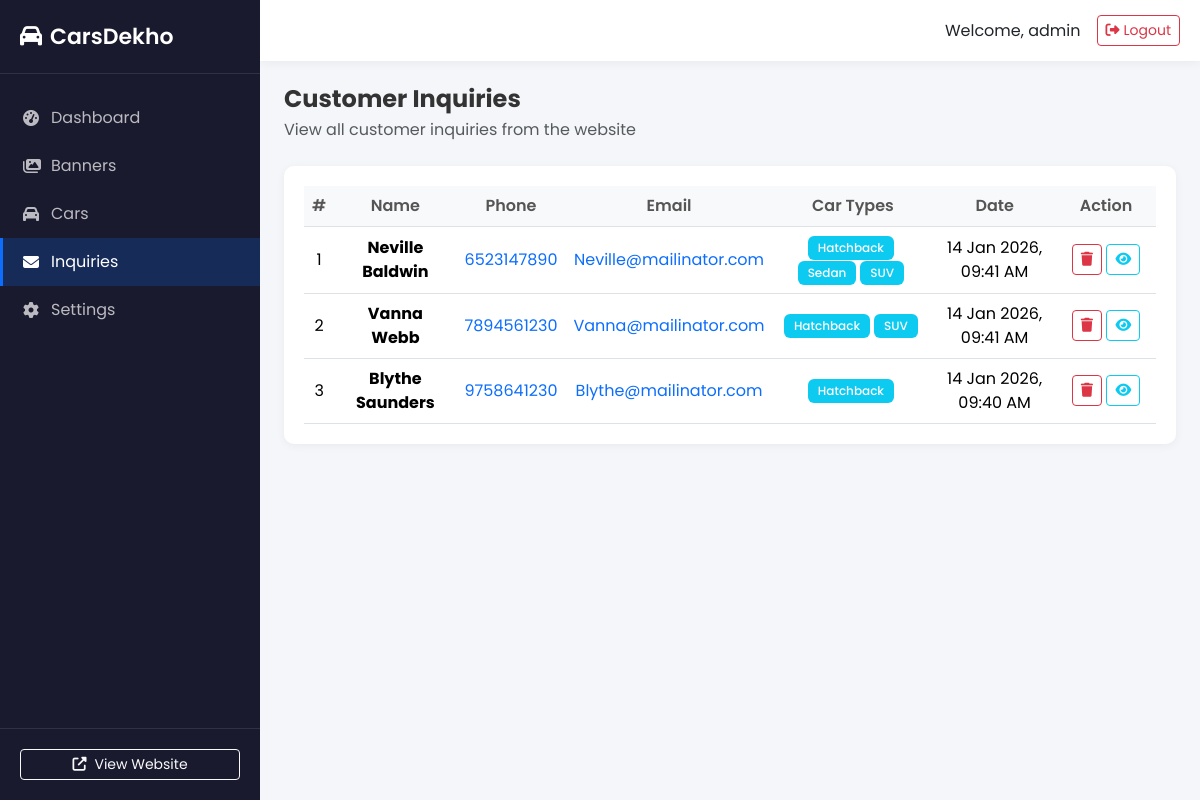
Page /admin/inquiries.php (signed in) on the committed database.
### tables this page shows
CREATE TABLE `inquiries` (
  `id` int(11) NOT NULL,
  `name` varchar(100) NOT NULL,
  `phone` varchar(20) NOT NULL,
  `email` varchar(100) NOT NULL,
  `address` text NOT NULL,
  `car_types` varchar(255) NOT NULL,
  `created_at` timestamp NOT NULL DEFAULT current_timestamp()
);

### admin/inquiries.php (the view, shortened to what this page needs)
<?php
include 'includes/header.php';
$sql = "SELECT * FROM inquiries ORDER BY id DESC";
$inquiries = mysqli_query($conn, $sql);
$inquiriesCount = mysqli_num_rows($inquiries);
?>
        <div class="admin-main p-4">
            <div class="page-header mb-4">
                <h4 class="fw-bold mb-1">Customer Inquiries</h4>
                <p class="text-muted mb-0">View all customer inquiries from the website</p>
            </div>
            <div class="card">
                <div class="card-body">
                    <?php if($inquiriesCount > 0){ ?>
                        <div class="table-responsive">
                            <table class="table table-hover align-middle text-center">
                                <thead>
                                    <tr >
                                        <th>#</th>
                                        <th>Name</th>
                                        <th>Phone</th>
                                        <th>Email</th>
                                        <th>Car Types</th>
                                        <th>Date</th>
                                        <th width="100">Action</th>
                                    </tr>
                                </thead>
                                <tbody>
                                    <?php $count = 1; ?>
                                    <?php foreach($inquiries as $inquiry): ?>
                                    <tr>
                                        <td><?php echo $count++; ?></td>
                                        <td><strong><?php echo $inquiry['name']; ?></strong></td>
                                        <td>
                                            <a href="tel:<?php echo $inquiry['phone']; ?>" class="text-decoration-none">
                                                <?php echo $inquiry['phone']; ?>
                                            </a>
                                        </td>
                                        <td>
                                            <a href="tel:<?php echo $inquiry['email']; ?>" class="text-decoration-none">
                                                <?php echo $inquiry['email']; ?>
                                            </a>
                                        </td>
                                        <td>
                                            <?php
                                            $types = explode(', ', $inquiry['car_types']);
                                            foreach($types as $type) {
                                                echo '<span class="badge bg-info me-1">' . $type . '</span>';
                                            }
                                            ?>
                                        </td>
                                        <td><?php echo date('d M Y, h:i A', strtotime($inquiry['created_at'])); ?></td>
                                        <td>
                                            <a href="inquiries.php?delete=<?php echo $inquiry['id']; ?>" class="btn btn-sm btn-outline-danger" title="Delete" onclick="return confirm('Are you sure you want to delete this inquiry?')">
                                                <i class="fas fa-trash"></i>
                                            </a>
                                            <a href="viewinquiries.php?id=<?php echo $inquiry['id']; ?>" class="btn btn-sm btn-outline-info" title="view" data-bs-target="#myModal">
                                                <i class="fas fa-eye"></i>
                                            </a>
                                        </td>
                                    </tr>
                                    <?php endforeach; ?>
                                </tbody>
                            </table>
                        </div>
                    <?php } ?>
                </div>
            </div>
        </div>
    </div>
</div>
</body>
</html>

### assets/css/admin.css (style rules this page uses)
* { margin: 0; padding: 0; box-sizing: border-box; }
body { font-family: 'Poppins', sans-serif; background: #f4f6f9; }
.admin-main { padding: 20px; }
.page-header h4 { color: #333; }
.card { border: none; border-radius: 10px; box-shadow: 0 2px 10px rgba(0,0,0,0.05); }
.card-body { padding: 20px; }
.table { margin-bottom: 0; }
.table th { font-weight: 600; color: #555; border-top: none; background: #f8f9fa; }
.table td { vertical-align: middle; }
.badge { padding: 6px 10px; font-weight: 500; }

### rows in the picture
inquiries: name "Neville Baldwin", phone "6523147890", email "Neville@mailinator.com", car_types "Hatchback", car_types "Sedan", car_types "SUV", created_at "14 Jan 2026, 09:41 AM"
inquiries: name "Vanna Webb", phone "7894561230", email "Vanna@mailinator.com", car_types "Hatchback", car_types "SUV", created_at "14 Jan 2026, 09:41 AM"
inquiries: name "Blythe Saunders", phone "9758641230", email "Blythe@mailinator.com", car_types "Hatchback", created_at "14 Jan 2026, 09:40 AM"

### other values in the picture
$_SESSION['admin_username'] "admin"
